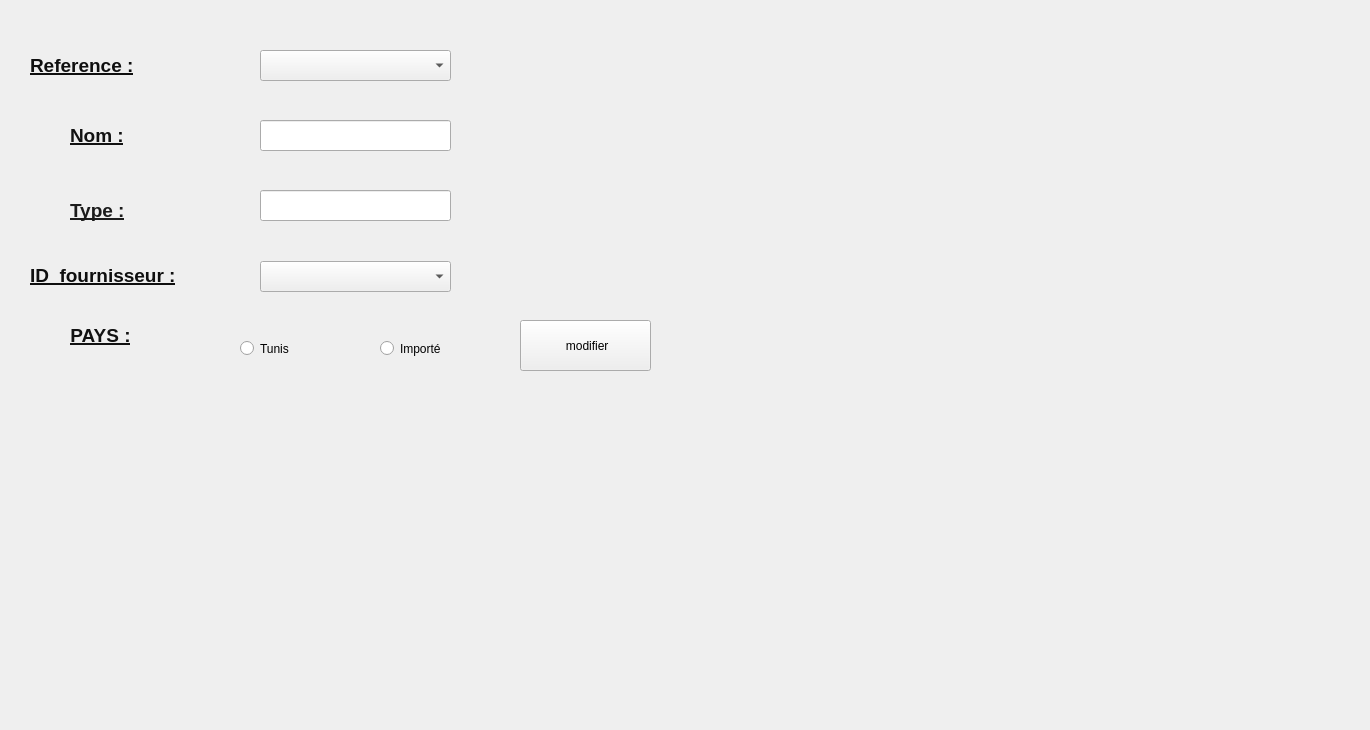
      <widget class="QWidget" name="tab_9">
       <attribute name="title">
        <string>modifier un equipement</string>
       </attribute>
       <widget class="QLabel" name="label_11">
        <property name="geometry">
         <rect>
          <x>30</x>
          <y>40</y>
          <width>141</width>
          <height>51</height>
         </rect>
        </property>
        <property name="font">
         <font>
          <pointsize>14</pointsize>
          <weight>75</weight>
          <bold>true</bold>
          <underline>true</underline>
         </font>
        </property>
        <property name="styleSheet">
         <string notr="true"/>
        </property>
        <property name="text">
         <string>&lt;html&gt;&lt;head/&gt;&lt;body&gt;&lt;p&gt;&lt;span style=&quot; color:#0f0f0f;&quot;&gt;Reference :&lt;/span&gt;&lt;/p&gt;&lt;/body&gt;&lt;/html&gt;</string>
        </property>
       </widget>
       <widget class="QLabel" name="label_12">
        <property name="geometry">
         <rect>
          <x>30</x>
          <y>250</y>
          <width>151</width>
          <height>51</height>
         </rect>
        </property>
        <property name="font">
         <font>
          <pointsize>14</pointsize>
          <weight>75</weight>
          <bold>true</bold>
          <underline>true</underline>
         </font>
        </property>
        <property name="text">
         <string>&lt;html&gt;&lt;head/&gt;&lt;body&gt;&lt;p&gt;&lt;span style=&quot; color:#0f0f0f;&quot;&gt;ID_fournisseur :&lt;/span&gt;&lt;/p&gt;&lt;/body&gt;&lt;/html&gt;</string>
        </property>
       </widget>
       <widget class="QLineEdit" name="lineEdit_9">
        <property name="geometry">
         <rect>
          <x>260</x>
          <y>190</y>
          <width>191</width>
          <height>31</height>
         </rect>
        </property>
       </widget>
       <widget class="QLabel" name="label_13">
        <property name="geometry">
         <rect>
          <x>70</x>
          <y>110</y>
          <width>131</width>
          <height>51</height>
         </rect>
        </property>
        <property name="font">
         <font>
          <pointsize>14</pointsize>
          <weight>75</weight>
          <bold>true</bold>
          <underline>true</underline>
         </font>
        </property>
        <property name="text">
         <string>&lt;html&gt;&lt;head/&gt;&lt;body&gt;&lt;p&gt;&lt;span style=&quot; color:#121212;&quot;&gt;Nom :&lt;/span&gt;&lt;/p&gt;&lt;/body&gt;&lt;/html&gt;</string>
        </property>
       </widget>
       <widget class="QLineEdit" name="lineEdit_10">
        <property name="geometry">
         <rect>
          <x>260</x>
          <y>120</y>
          <width>191</width>
          <height>31</height>
         </rect>
        </property>
       </widget>
       <widget class="QLabel" name="label_14">
        <property name="geometry">
         <rect>
          <x>70</x>
          <y>170</y>
          <width>131</width>
          <height>81</height>
         </rect>
        </property>
        <property name="font">
         <font>
          <pointsize>14</pointsize>
          <weight>75</weight>
          <bold>true</bold>
          <underline>true</underline>
         </font>
        </property>
        <property name="text">
         <string>&lt;html&gt;&lt;head/&gt;&lt;body&gt;&lt;p&gt;&lt;span style=&quot; color:#1b1b1b;&quot;&gt;Type :&lt;/span&gt;&lt;/p&gt;&lt;/body&gt;&lt;/html&gt;</string>
        </property>
       </widget>
       <widget class="QPushButton" name="pushButton">
        <property name="geometry">
         <rect>
          <x>520</x>
          <y>320</y>
          <width>131</width>
          <height>51</height>
         </rect>
        </property>
        <property name="font">
         <font/>
        </property>
        <property name="text">
         <string> modifier</string>
        </property>
       </widget>
       <widget class="QComboBox" name="comboBox_2">
        <property name="geometry">
         <rect>
          <x>260</x>
          <y>50</y>
          <width>191</width>
          <height>31</height>
         </rect>
        </property>
       </widget>
       <widget class="QComboBox" name="combo_id">
        <property name="geometry">
         <rect>
          <x>260</x>
          <y>261</y>
          <width>191</width>
          <height>31</height>
         </rect>
        </property>
       </widget>
       <widget class="QLabel" name="label_25">
        <property name="geometry">
         <rect>
          <x>-60</x>
          <y>-30</y>
          <width>1361</width>
          <height>721</height>
         </rect>
        </property>
        <property name="text">
         <string>TextLabel</string>
        </property>
       </widget>
       <widget class="QLabel" name="label_26">
        <property name="geometry">
         <rect>
          <x>0</x>
          <y>300</y>
          <width>201</width>
          <height>71</height>
         </rect>
        </property>
        <property name="text">
         <string>&lt;html&gt;&lt;head/&gt;&lt;body&gt;&lt;p align=&quot;center&quot;&gt;&lt;span style=&quot; font-size:14pt; font-weight:600; text-decoration: underline; color:#121212;&quot;&gt;PAYS :&lt;/span&gt;&lt;/p&gt;&lt;/body&gt;&lt;/html&gt;</string>
        </property>
       </widget>
       <widget class="QRadioButton" name="radioButton_3">
        <property name="geometry">
         <rect>
          <x>240</x>
          <y>340</y>
          <width>82</width>
          <height>17</height>
         </rect>
        </property>
        <property name="text">
         <string>Tunis</string>
        </property>
       </widget>
       <widget class="QRadioButton" name="radioButton_4">
        <property name="geometry">
         <rect>
          <x>380</x>
          <y>340</y>
          <width>82</width>
          <height>17</height>
         </rect>
        </property>
        <property name="text">
         <string>Importé</string>
        </property>
       </widget>
       <zorder>label_25</zorder>
       <zorder>label_12</zorder>
       <zorder>lineEdit_9</zorder>
       <zorder>label_13</zorder>
       <zorder>lineEdit_10</zorder>
       <zorder>label_14</zorder>
       <zorder>pushButton</zorder>
       <zorder>comboBox_2</zorder>
       <zorder>combo_id</zorder>
       <zorder>label_11</zorder>
       <zorder>label_26</zorder>
       <zorder>radioButton_3</zorder>
       <zorder>radioButton_4</zorder>
      </widget>
